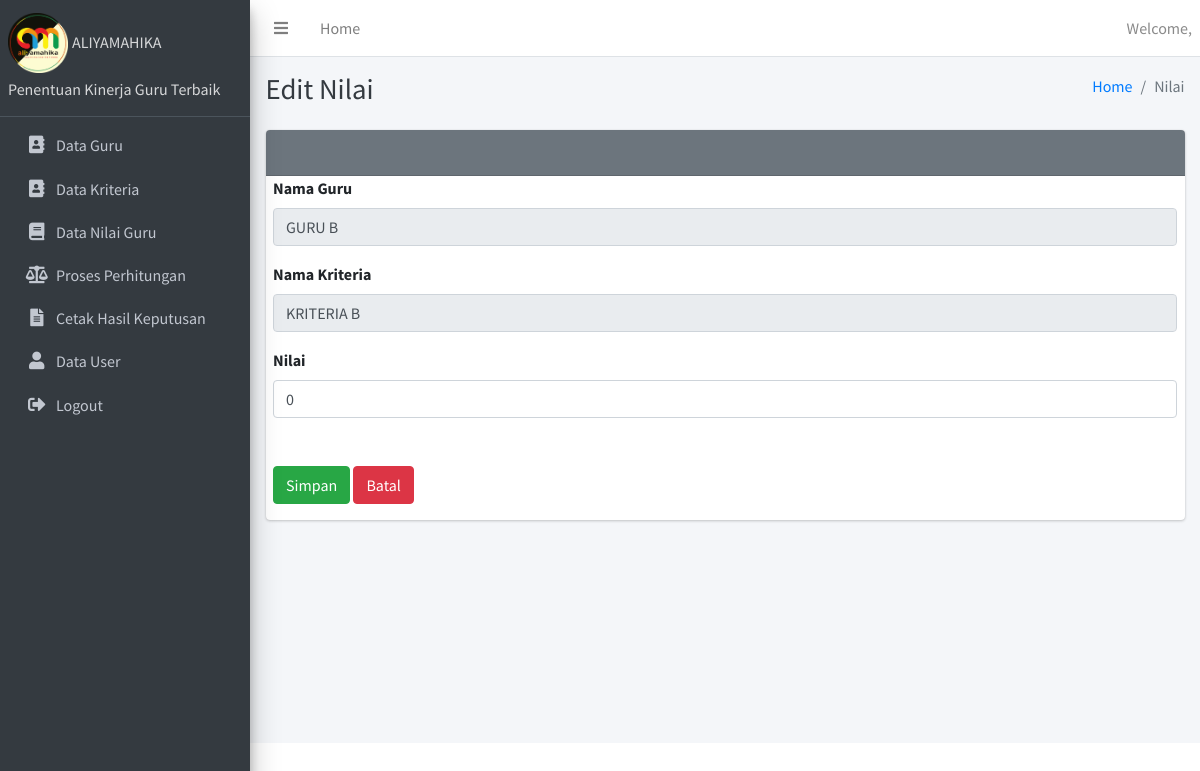
The app's page /dashboard.php?module=edit_nilai&id_kinerja=KJ02&id_kriteria=KR02, older data.
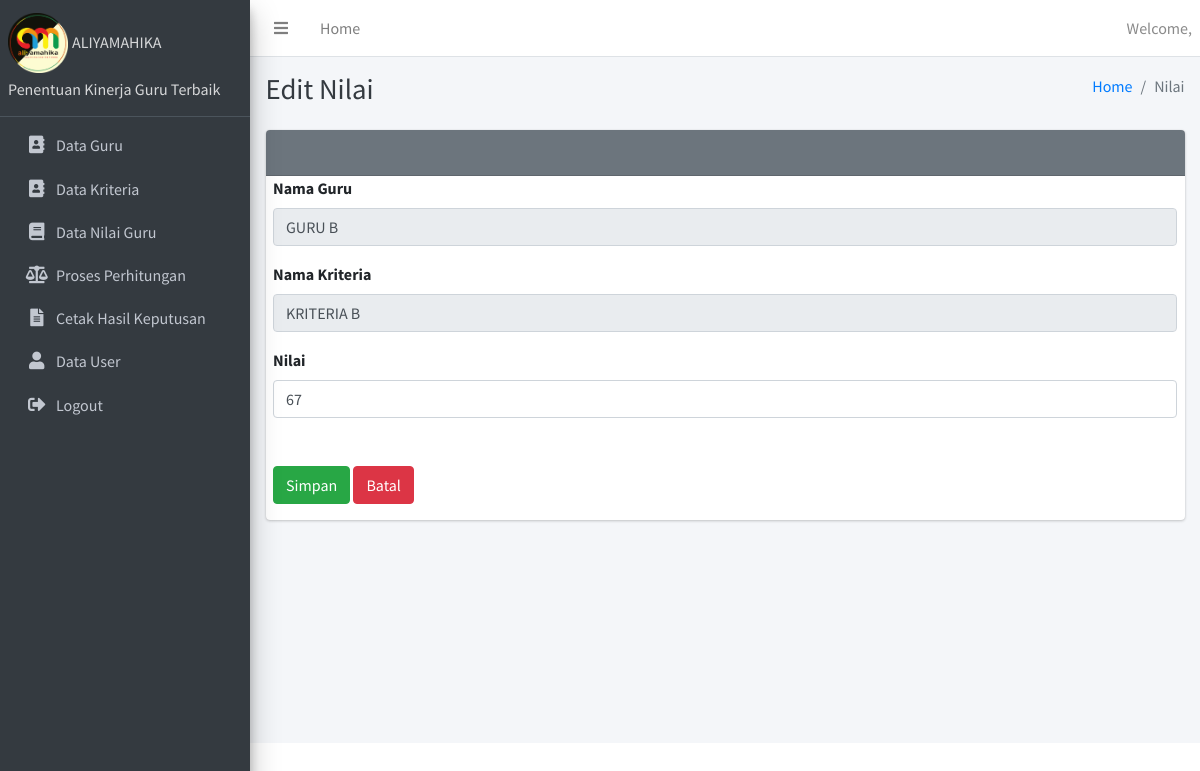
The same page, newer data.
### tables this page shows
CREATE TABLE `guru` (
  `id_guru` varchar(10) NOT NULL,
  `nm_guru` varchar(20) DEFAULT NULL,
  `jenkel` varchar(20) DEFAULT NULL,
  `alamat` varchar(50) NOT NULL
);

CREATE TABLE `nilai` (
  `id_nilai` int(11) NOT NULL,
  `id_kriteria` varchar(10) NOT NULL,
  `id_kinerja` varchar(10) NOT NULL,
  `nilai` int(11) NOT NULL,
  `nil_hitung` float NOT NULL
);

CREATE TABLE `kriteria` (
  `id_kriteria` varchar(10) NOT NULL,
  `nm_kriteria` varchar(40) DEFAULT NULL,
  `tren` varchar(20) DEFAULT NULL,
  `bobot` int(11) DEFAULT NULL
);

### modul/nilai/edit_nilai.php (the view, shortened to what this page needs)
<?php
$query = mysqli_query($koneksi, "SELECT nilai.id_kriteria AS id_kriteria, nilai.id_kinerja AS id_kinerja, guru.nm_guru AS nm_guru, kriteria.nm_kriteria AS nm_kriteria, nilai.nilai AS nilai FROM guru, kinerja, nilai, kriteria WHERE guru.id_guru=kinerja.id_guru AND kinerja.id_kinerja=nilai.id_kinerja AND nilai.id_kriteria=kriteria.id_kriteria AND nilai.id_kinerja='$_GET[id_kinerja]' AND nilai.id_kriteria='$_GET[id_kriteria]'");
$row = mysqli_fetch_assoc($query);
?>
<div class="content-header">
  <div class="container-fluid">
    <div class="row mb-2">
      <div class="col-sm-6">
        <h1 class="m-0 text-dark">Edit Nilai</h1>
      </div>
      <div class="col-sm-6">
        <ol class="breadcrumb float-sm-right">
          <li class="breadcrumb-item"><a href="?module=home">Home</a></li>
          <li class="breadcrumb-item active">Nilai</li>
        </ol>
      </div>
    </div>
  </div>
</div>
<section class="content">
      <div class="container-fluid">
      <div class="row">
        <div class="col-12">
			<div class="card card-secondary">
              	<div class="card-header">
                	<h3 class="card-title">&nbsp;</h3>
              			</div>
						<form class="form-horizontal" action="" method="post">
							<div class="form-group">
								<label class="col-sm-3 control-label">Nama Guru</label>
								<div class="col-sm-12">
									<input type="text" name="nm_guru" value="<?php echo $row['nm_guru'];?>" class="form-control" readonly="readonly">
								</div>
							</div>
							<div class="form-group">
								<label class="col-sm-3 control-label">Nama Kriteria</label>
								<div class="col-sm-12">
									<input type="text" name="nm_guru" value="<?php echo $row['nm_kriteria'];?>" class="form-control" readonly="readonly">
								</div>
							</div><div class="form-group">
								<label class="col-sm-3 control-label">Nilai</label>
								<div class="col-sm-12">
									<input type="text" name="nilai" value="<?php echo $row['nilai'];?>" class="form-control" placeholder="Nilai" required>
								</div>
							</div>
							<div class="form-group">
								<label class="col-sm-3 control-label">&nbsp;</label>
								<div class="col-sm-12">
									<input type="submit" name="ubah" class="btn btn-success" value="Simpan">
									<a href="?module=data_nilai" class="btn btn-danger">Batal</a>
								</div>
							</div>
						</div>
					</div>
			</div>
		</div>
	</div>

Row changes from the older to the newer data that the page shows:
changed through a linked row, guru "GURU B": nilai "0" → "67"
